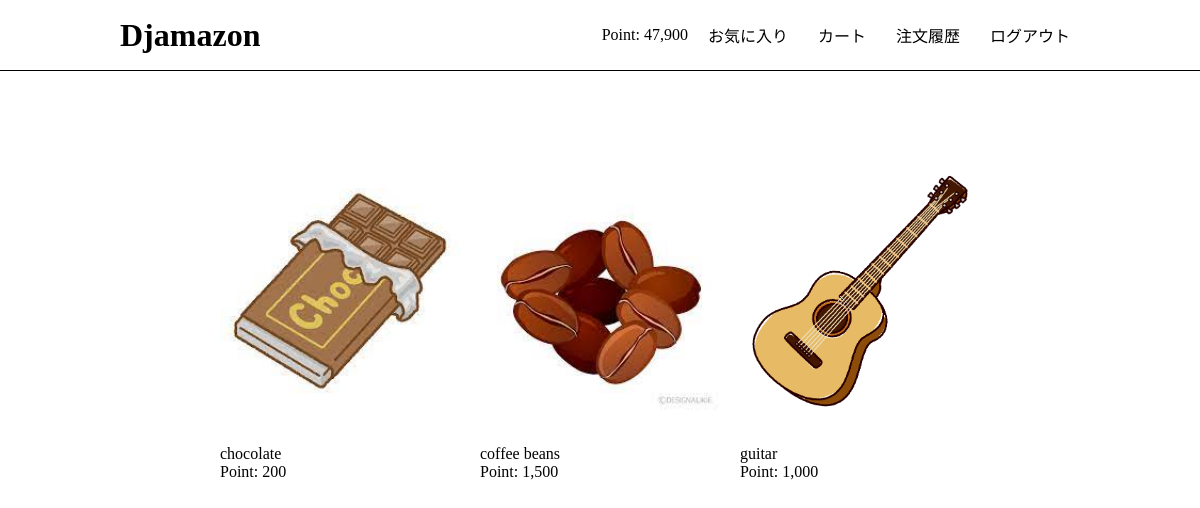
The page / (signed in) on the database its author committed.
### users/models.py (models this page shows)
class User(AbstractBaseUser, PermissionsMixin):
    initial_point = 50000
    email = models.EmailField("メールアドレス", unique=True)
    point = models.PositiveIntegerField(default=initial_point)
    fav_products = models.ManyToManyField(Product, blank=True) # 追加
    is_staff = models.BooleanField("is_staff", default=False) #adminの権限
    is_active = models.BooleanField("is_active", default=True)#　必須の権限
    date_joined = models.DateTimeField("date_joined",default=timezone.now)
    objects = UserManager()
    USERNAME_FIELD = "email"
    EMAIL_FIELD = "email"
    REQUIRED_FIELDS = []
    class Meta:
        verbose_name = "user"
        verbose_name_plural = "users"

### app/models.py (models this page shows, shortened)
class Product(models.Model):
    name = models.CharField(max_length=100)
    description = models.TextField(blank=True)
    price = models.PositiveIntegerField(default=0)
    image = models.ImageField(upload_to='product')

### app/views.py (the view)
# urls.py: path('', views.index, name='index'),
def index(request):
    products = Product.objects.all().order_by('-id')
    return render(request, 'app/index.html', {'products': products})

### app/templates/app/index.html (shortened to what this page needs)
{% extends 'app/base.html' %}
{% load humanize %}
{% block content %}
<div class="product-container">
    {% for product in products %}
    <div class="product">
        <a href="{% url 'app:detail' product.id %}">
            <img src="{{ product.image.url }}" class="product-img">
        </a>
        <div class="product-info">
            <div class="product-name">{{ product.name }}</div>
            <div class="product-price">Point: {{ product.price | intcomma }}</div>
        </div>
    </div>
    {% endfor %}
</div>
{% endblock %}

### app/templates/app/base.html (shortened to what this page needs)
{% load static %}
{% load humanize %}
<!DOCTYPE html>
<html>
<head>
    <link rel="stylesheet" type="text/css" href="{% static 'css/style.css' %}">
</head>
<body>
    <header>
        <div class="container">
            <h1><a href="{% url 'app:index' %}">Djamazon</a></h1>
            <div class="header-menu">
                {% if request.user.is_authenticated %}
                <span>Point: {{ user.point | intcomma }}</span>
                <span><a href="{% url 'app:fav_products' %}">お気に入り</a></span>
                <span><a href="{% url 'app:cart' %}">カート</a></span>
                <span><a href="{% url 'app:order_history' %}">注文履歴</a></span>
                <span><a href="{% url 'app:logout' %}">ログアウト</a></span>
                {% else %}
                <span><a href="{% url 'app:login' %}">ログイン</a></span>
                <span><a href="{% url 'app:signup' %}">新規登録</a></span>
                {% endif %}
            </div>
        </div>
    </header>
    <div class="container">
        {% block content %}{% endblock %}
    </div>
</body>
</html>

### static/css/style.css (style rules this page uses)
html, body { margin: 0; }
div { box-sizing: border-box; }
a { text-decoration: none; color: #000; }
.container { width: 80%; margin: auto; overflow: auto; }
header { border-bottom: solid 1px #000; height: 70px; }
header .container { display: flex; justify-content: space-between; }
body > .container { width: 65%; padding-top: 60px; }
header h1 { margin: 0; height: 100%; line-height: 70px; }
.header-menu { display: flex; align-items: center; }
.header-menu a { padding: 10px; margin-left: 10px; }
.product { width: calc(100%/3); float: left; padding: 10px; margin-bottom: 15px; }
.product a { display: block; }
.product-img { width: 100%; max-width: 500px; height: 300px; object-fit: cover; border-radius: 4px; }
.product-img { object-fit: contain; }

### rows shown on the page
User: point "47,900"
Product: image (picture), name "chocolate", price "200"
Product: image (picture), name "coffee beans", price "1,500"
Product: image (picture), name "guitar", price "1,000"
